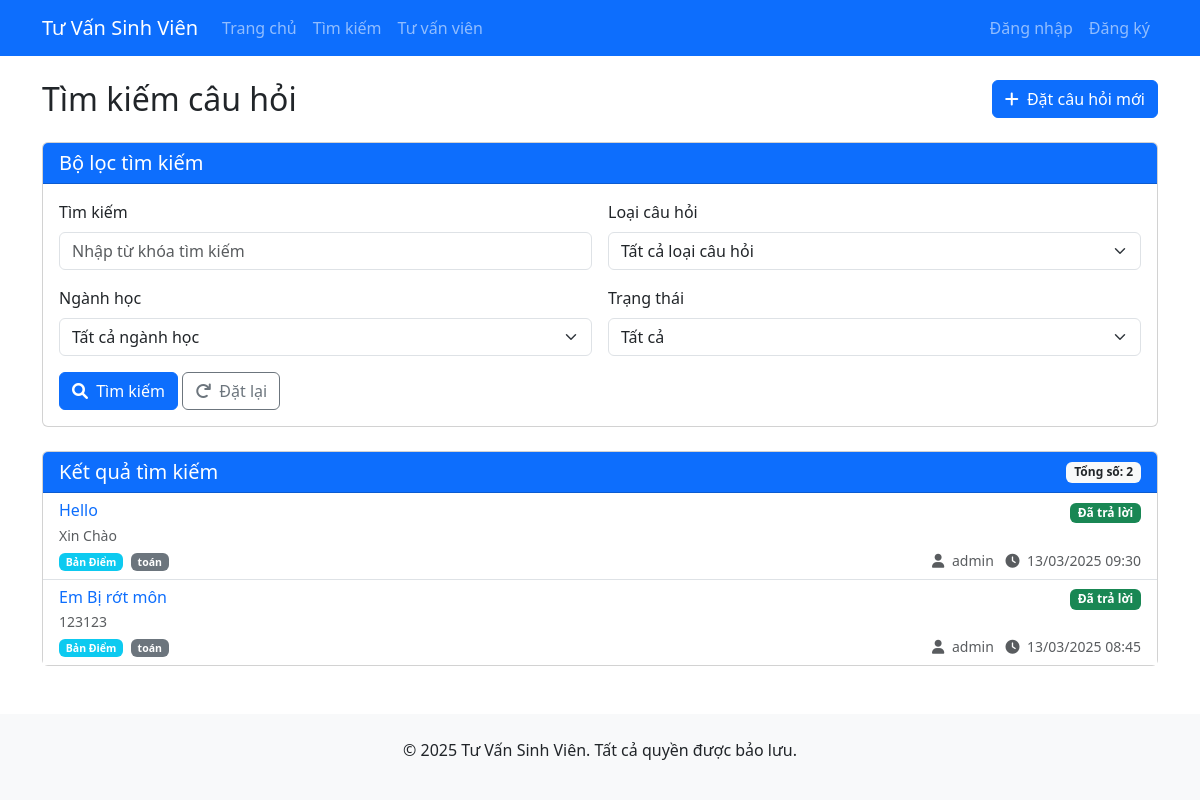
The app's page /search/ with its own data.
### questions/models.py (models this page shows, shortened)
class Question(models.Model):
    STATUS_CHOICES = (
        ('pending', 'Chưa trả lời'),
        ('answered', 'Đã trả lời'),
    )
    user = models.ForeignKey(CustomUser, on_delete=models.CASCADE, verbose_name="Người đặt câu hỏi")
    title = models.CharField(max_length=200, verbose_name="Tiêu đề")
    content = models.TextField(verbose_name="Nội dung")
    major = models.ForeignKey(Major, on_delete=models.SET_NULL, null=True, blank=True, verbose_name="Ngành học liên quan")
    category = models.ForeignKey(QuestionCategory, on_delete=models.SET_NULL, null=True, verbose_name="Loại câu hỏi")
    status = models.CharField(max_length=20, choices=STATUS_CHOICES, default='pending', verbose_name="Trạng thái")
    created_at = models.DateTimeField(auto_now_add=True, verbose_name="Ngày tạo")
    updated_at = models.DateTimeField(auto_now=True, verbose_name="Ngày cập nhật")
    class Meta:
        verbose_name = "Câu hỏi"
        verbose_name_plural = "Câu hỏi"
        ordering = ['-created_at']

class QuestionCategory(models.Model):
    name = models.CharField(max_length=100, verbose_name="Tên loại câu hỏi")
    description = models.TextField(blank=True, verbose_name="Mô tả")
    def __str__(self):
        return self.name
    class Meta:
        verbose_name = "Loại câu hỏi"
        verbose_name_plural = "Loại câu hỏi"

class Major(models.Model):
    name = models.CharField(max_length=100, verbose_name="Tên ngành")
    department = models.ForeignKey(Department, on_delete=models.CASCADE, verbose_name="Khoa/Đơn vị")
    description = models.TextField(blank=True, verbose_name="Mô tả")
    def __str__(self):
        return self.name
    class Meta:
        verbose_name = "Ngành học"
        verbose_name_plural = "Ngành học"

### accounts/models.py (models this page shows)
class CustomUser(AbstractUser):
    USER_TYPE_CHOICES = (
        ('student', 'Sinh viên'),
        ('alumni', 'Cựu sinh viên'),
        ('parent', 'Phụ huynh'),
        ('high_school', 'Học sinh phổ thông'),
    )
    user_type = models.CharField(max_length=20, choices=USER_TYPE_CHOICES)
    student_id = models.CharField(max_length=20, blank=True, null=True)
    graduation_year = models.IntegerField(blank=True, null=True)  # Cho cựu sinh viên
    phone_number = models.CharField(max_length=15, blank=True, null=True)  # Cho phụ huynh
    grade = models.CharField(max_length=10, blank=True, null=True)  # Cho học sinh phổ thông

### questions/views.py (the view)
# urls.py: path('search/', views.search_questions, name='search_questions'),
def search_questions(request):
    form = QuestionSearchForm(request.GET)
    questions = Question.objects.all()
    if form.is_valid():
        query = form.cleaned_data.get('query')
        category = form.cleaned_data.get('category')
        major = form.cleaned_data.get('major')
        status = form.cleaned_data.get('status')
        if query:
            questions = questions.filter(
                Q(title__icontains=query) | Q(content__icontains=query)
            )
        if category:
            questions = questions.filter(category=category)
        if major:
            questions = questions.filter(major=major)
        if status:
            questions = questions.filter(status=status)
    questions = questions.order_by('-created_at')
    return render(request, 'questions/search_questions.html', {
        'form': form,
        'questions': questions
    })

### questions/forms.py
class QuestionSearchForm(forms.Form):
    query = forms.CharField(
        label='Tìm kiếm',
        max_length=100,
        required=False,
        widget=forms.TextInput(attrs={'placeholder': 'Nhập từ khóa tìm kiếm'})
    )
    category = forms.ModelChoiceField(
        label='Loại câu hỏi',
        queryset=QuestionCategory.objects.all(),
        required=False,
        empty_label="Tất cả loại câu hỏi"
    )
    major = forms.ModelChoiceField(
        label='Ngành học',
        queryset=Major.objects.all(),
        required=False,
        empty_label="Tất cả ngành học"
    )
    status = forms.ChoiceField(
        label='Trạng thái',
        choices=(
            ('', 'Tất cả'),
            ('pending', 'Chưa trả lời'),
            ('answered', 'Đã trả lời'),
        ),
        required=False
    )

### templates/questions/search_questions.html (shortened to what this page needs)
{% extends 'base.html' %}
{% load widget_tweaks %}
{% block content %}
<div class="d-flex justify-content-between align-items-center mb-4">
    <h2 class="mb-0">Tìm kiếm câu hỏi</h2>
    <a href="{% url 'ask_question' %}" class="btn btn-primary">
        <i class="fas fa-plus me-1"></i> Đặt câu hỏi mới
    </a>
</div>
<div class="card mb-4">
    <div class="card-header bg-primary text-white">
        <h5 class="mb-0">Bộ lọc tìm kiếm</h5>
    </div>
    <div class="card-body">
        <form method="get" class="row g-3">
            <div class="col-md-6">
                <label for="{{ form.query.id_for_label }}" class="form-label">{{ form.query.label }}</label>
                {{ form.query|add_class:"form-control" }}
            </div>
            <div class="col-md-6">
                <label for="{{ form.category.id_for_label }}" class="form-label">{{ form.category.label }}</label>
                {{ form.category|add_class:"form-select" }}
            </div>
            <div class="col-md-6">
                <label for="{{ form.major.id_for_label }}" class="form-label">{{ form.major.label }}</label>
                {{ form.major|add_class:"form-select" }}
            </div>
            <div class="col-md-6">
                <label for="{{ form.status.id_for_label }}" class="form-label">{{ form.status.label }}</label>
                {{ form.status|add_class:"form-select" }}
            </div>
            <div class="col-12">
                <button type="submit" class="btn btn-primary">
                    <i class="fas fa-search me-1"></i> Tìm kiếm
                </button>
                <a href="{% url 'search_questions' %}" class="btn btn-outline-secondary">
                    <i class="fas fa-redo me-1"></i> Đặt lại
                </a>
            </div>
        </form>
    </div>
</div>
<div class="card">
    <div class="card-header bg-primary text-white d-flex justify-content-between align-items-center">
        <h5 class="mb-0">Kết quả tìm kiếm</h5>
        <span class="badge bg-light text-dark">Tổng số: {{ questions.count }}</span>
    </div>
    <div class="card-body p-0">
        {% if questions %}
            <div class="list-group list-group-flush">
                {% for question in questions %}
                <div class="list-group-item">
                    <div class="d-flex justify-content-between align-items-center">
                        <h6 class="mb-1">
                            <a href="{% url 'question_detail' question.id %}" class="text-decoration-none">
                                {{ question.title }}
                            </a>
                        </h6>
                        {% if question.status == 'pending' %}
                        <span class="badge bg-warning">Chưa trả lời</span>
                        {% else %}
                        <span class="badge bg-success">Đã trả lời</span>
                        {% endif %}
                    </div>
                    <p class="mb-1 text-muted small">{{ question.content|truncatechars:150 }}</p>
                    <div class="d-flex justify-content-between align-items-center small text-muted">
                        <div>
                            {% if question.category %}
                            <span class="badge bg-info me-1">{{ question.category.name }}</span>
                            {% endif %}
                            {% if question.major %}
                            <span class="badge bg-secondary">{{ question.major.name }}</span>
                            {% endif %}
                        </div>
                        <div>
                            <i class="fas fa-user me-1"></i> {{ question.user.get_full_name|default:question.user.username }}
                            <i class="fas fa-clock ms-2 me-1"></i> {{ question.created_at|date:"d/m/Y H:i" }}
                        </div>
                    </div>
                </div>
                {% endfor %}
            </div>
        {% else %}
            <div class="p-4 text-center">
                <div class="alert alert-info mb-0">
                    Không tìm thấy câu hỏi nào phù hợp với tiêu chí tìm kiếm.
                </div>
            </div>
        {% endif %}
    </div>
</div>
{% endblock %}

### records on screen
Question: title "Hello", status "Đã trả lời", content "Xin Chào", category.name "Bản Điểm", major.name "toán", user.get_full_name "admin", created_at "13/03/2025 09:30"
Question: title "Em Bị rớt môn", status "Đã trả lời", content "123123", category.name "Bản Điểm", major.name "toán", user.get_full_name "admin", created_at "13/03/2025 08:45"

### other values on screen
{{ questions.count }} "2"
